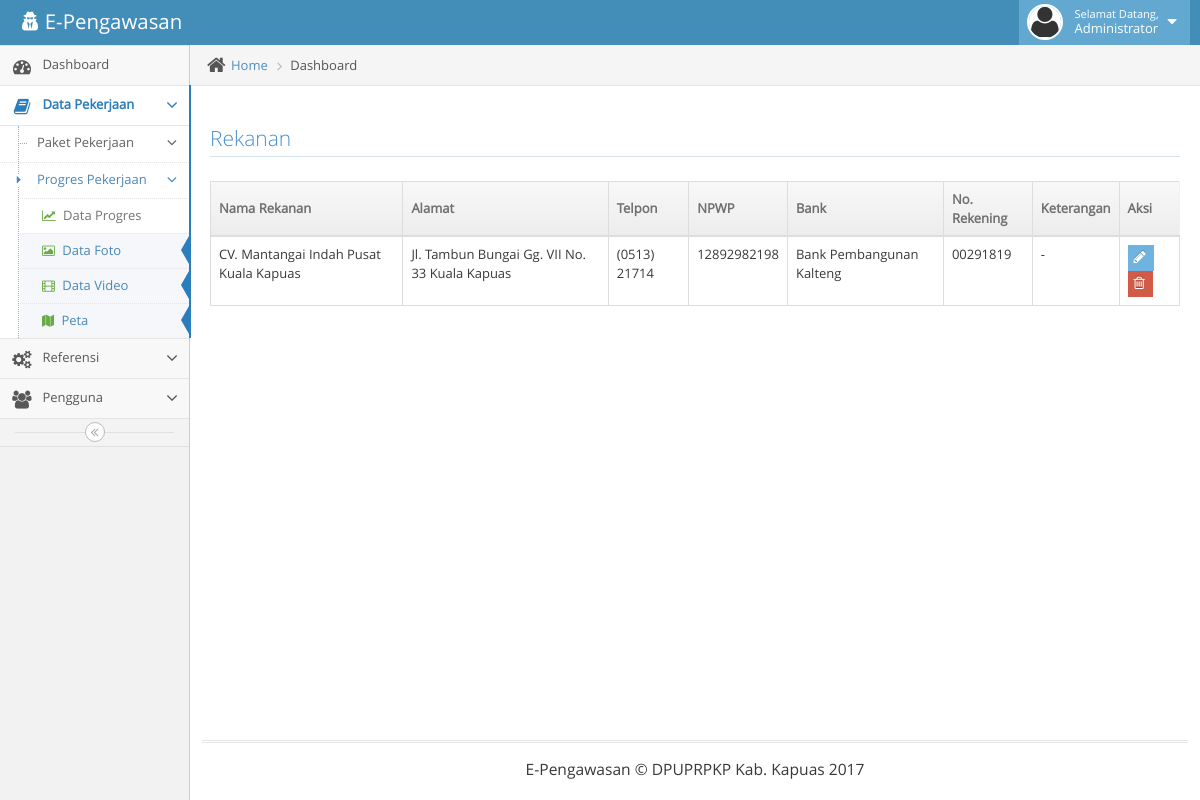
Before: /main.php?page=ref-progres&foto (signed in) with the older database file.
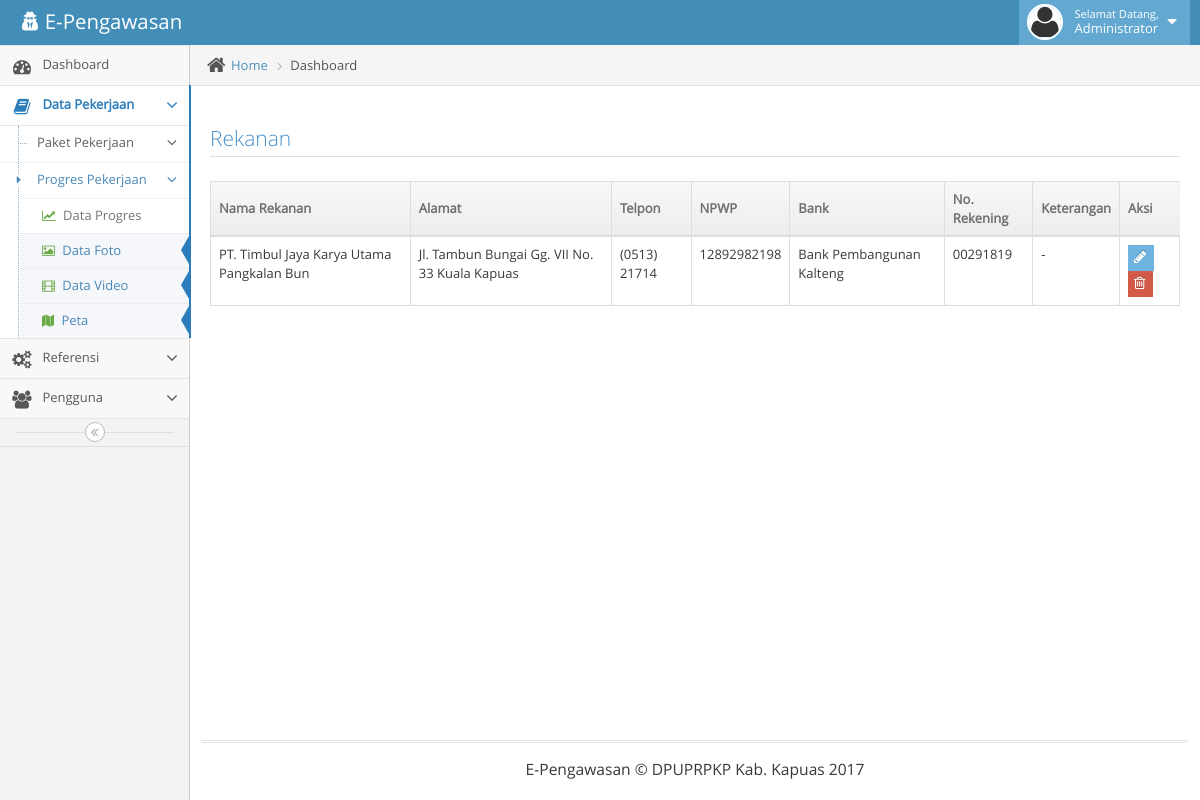
After: the same page with the newer database file.
### tables this page shows
CREATE TABLE IF NOT EXISTS `ref_rekanan` (
  `idrekanan` int(11) NOT NULL AUTO_INCREMENT,
  `nama` varchar(100) NOT NULL,
  `alamat` varchar(150) NOT NULL,
  `telpon` varchar(30) NOT NULL,
  `npwp` varchar(50) NOT NULL,
  `bank` varchar(50) NOT NULL,
  `rek` varchar(30) NOT NULL,
  `ket` varchar(225) NOT NULL,
  PRIMARY KEY (`idrekanan`)
);

### ref-progres.php (the view, shortened to what the changed rows need)
<div class="main-content-inner">
	<div class="page-content">
		<div class="row">
			<div class="col-xs-12">
				<?php
				if(isset($_GET['data'])){
				?>
				<div class="row">
					<div class="space-6"></div>
					<div class="col-md-12">
						<h3 class="header smaller lighter blue">Progres Pekerjaan</h3>
						<button class="btn btn-xs btn-success" onclick="location.href='?page=ref-paket&aksi=tambah&data'">
							<i class="ace-icon fa fa-plus bigger-120"></i>
							Tambah
						</button>
						<div class="clearfix">
							<div class="pull-right tableTools-container"></div>
						</div>
						<div class="col-md-12">
							<div class="widget-box">
								<div class="widget-header">
									<h4 class="widget-title">Data Progres</h4>
								</div>
								<div class="widget-body">
									<div class="widget-main">
										<div id="trigo" style="height: 250px;"></div>
										<!--<form method="post">
											<div>
												<label for="form-field-select-3">Sub Bidang</label>
												<br />
												<select name="bidang" class="chosen-select form-control" id="form-field-select-3" data-placeholder="Pilih Sub Bidang ...">
													<?php
													if($_SESSION['bidang']==0){
														?><option value="">  </option><?php
														$q=mysql_query("select * from ref_bidang");
														while($h=mysql_fetch_array($q)){
													?>
													<option value="<?php echo $h['idbidang']; ?>"><?php echo $h['nmbidang']; ?></option>
													<?php
														}
													}else{
														$q=mysql_query("select * from ref_bidang where idbidang=$_SESSION[bidang]");
														$h=mysql_fetch_array($q);
														?>
														<option value="<?php echo $h['idbidang']; ?>"><?php echo $h['nmbidang']; ?></option>
														<?php
													}
													?>
												</select>
											</div>
											<div>
												<label for="form-field-select-3">Nama Paket</label>
												<br />
												<input type="text" id="form-field-1" name="nama" placeholder="Nama Paket" class="form-control" />
											</div>
											<div>
												<label for="form-field-select-3">Pagu</label>
												<br />
												<input type="text" id="uang" data-thousands="." data-decimal="," data-prefix="Rp. " name="pagu" placeholder="Rp." class="form-control" />
											</div>
											<div>
												<label for="form-field-select-3">Nomor Kontrak</label>
												<br />
												<input type="text" id="form-field-1" name="kontrak" placeholder="Nomor Kontrak" class="form-control" />
											</div>
											<div>
												<label for="form-field-select-3">Nama Rekanan</label>
												<br />
												<select name="rekanan" class="chosen-select form-control" id="form-field-select-3" data-placeholder="Pilih Rekanan ...">
													<option value="">  </option>
													<?php
													$q=mysql_query("select * from ref_rekanan");
													while($h=mysql_fetch_array($q)){
													?>
													<option value="<?php echo $h['idrekanan']; ?>"><?php echo $h['nama']; ?></option>
													<?php
													}
													?>
												</select>
											</div>
											<div>
												<label for="form-field-select-3">Tanda Tangan Kontrak</label>
												<br />
												<input class="form-control date-picker" name="ttd" id="id-date-picker-1" type="text" data-date-format="dd-mm-yyyy" />
											</div>
											<div>
												<label for="form-field-select-3">SPMK</label>
												<br />
												<input class="form-control date-picker" name="spmk" id="id-date-picker-1" type="text" data-date-format="dd-mm-yyyy" />
											</div>
											<div>
												<label for="form-field-select-3">Masa Pelaksanaan</label>
												<br />
												<input type="text" id="hari1" data-thousands="." name="pelaksanaan" class="form-control" />
											</div>
											<div>
												<label for="form-field-select-3">Masa Pemeliharaan</label>
												<br />
												<input type="text" id="hari2" data-thousands="." name="pemeliharaan" class="form-control" />
											</div>
											<div class="form-actions center">
												<button class="btn btn-info" name="add" type="submit">
													<i class="ace-icon fa fa-check bigger-110"></i>
													Submit
												</button>
												&nbsp; &nbsp; &nbsp;
												<button class="btn btn-danger" type="button" onclick="location.href='?page=ref-rekanan'">
													<i class="ace-icon fa fa-close bigger-110"></i>
													Cancel
												</button>
											</div>
										</form>-->
										<hr />
									</div>
								</div>
							</div>
						</div>
					</div>
				</div>
				<?php
				}else{
				?>
				<div class="row">
					<div class="col-md-12">
						<table id="table-rekanan" class="table table-bordered table-hover">
							<thead>
								<tr>
									<th>Nama Rekanan</th>
									<th>Alamat</th>
									<th>Telpon</th>
									<th>NPWP</th>
									<th>Bank</th>
									<th>No. Rekening</th>
									<th>Keterangan</th>
									<th>Aksi</th>
								</tr>
							</thead>
							<tbody>
								<?php
								$q=mysql_query("select * from ref_rekanan");
								while($h=mysql_fetch_array($q)){
								?>
								<tr>
									<td><?php echo $h['nama']; ?></td>
									<td><?php echo $h['alamat']; ?></td>
									<td><?php echo $h['telpon']; ?></td>
									<td><?php echo $h['npwp']; ?></td>
									<td><?php echo $h['bank']; ?></td>
									<td><?php echo $h['rek']; ?></td>
									<td><?php echo $h['ket']; ?></td>
									<td>
										<div class="btn-group">
											<button class="btn btn-xs btn-info" onclick="location.href='?page=ref-rekanan&id=<?php echo $h['idrekanan']; ?>&edit'" type="button">
												<i class="ace-icon fa fa-pencil bigger-120"></i>
											</button>
											<button class="btn btn-xs btn-danger" onclick="location.href='?page=ref-rekanan&id=<?php echo $h['idrekanan']; ?>&del'" type="button">
												<i class="ace-icon fa fa-trash-o bigger-120"></i>
											</button>
										</div>
									</td>
								</tr>
								<?php
								}
								?>
							</tbody>
						</table>
					</div>
				</div>
				<?php
				}
				?>
			</div>
		</div>
	</div>
</div>

Changed rows visible on the page:
changed ref_rekanan "Jl. Tambun Bungai Gg. VII No. 33 Kuala Kapuas": nama "CV. Mantangai Indah Pusat Kuala Kapuas" → "PT. Timbul Jaya Karya Utama Pangkalan Bun"
